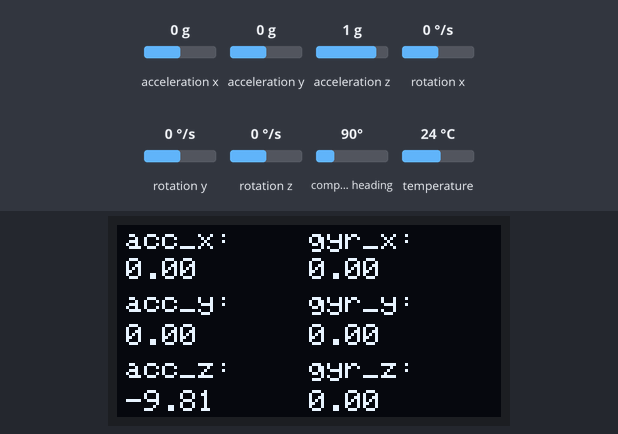
A sketch run on a simulated Arduino Uno, built with avr-gcc and run on an emulated ATmega328P. Parts: 128×64 one-colour display. The test bench sets the inputs (shaded band); at power-on: acceleration x 0 g, acceleration y 0 g, acceleration z 1 g, rotation x 0 °/s, rotation y 0 °/s, rotation z 0 °/s, compass heading 90°, temperature 24 °C. What the sketch prints to the serial monitor is not drawn.

Above: at 1.2 s.
1.3 s: acceleration x set to -1.4 g
At 2.5 s:
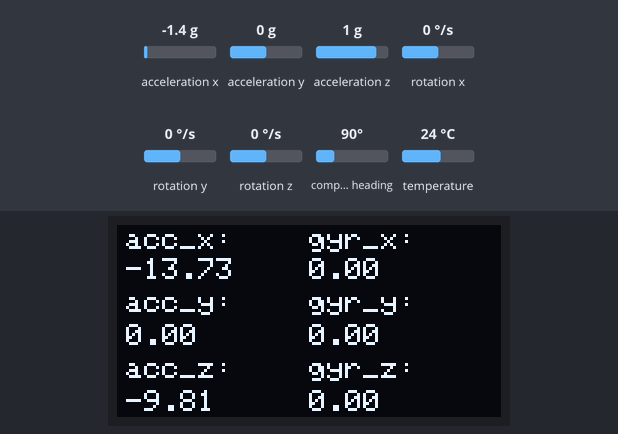
3.1 s: acceleration y set to -1.4 g
At 3.8 s:
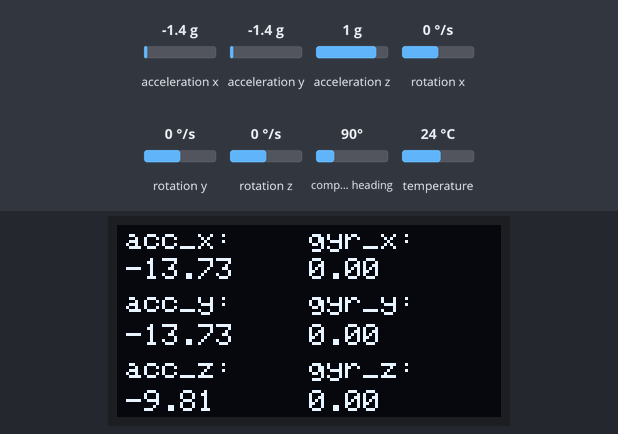
4.6 s: acceleration z set to -1.4 g
At 5.0 s:
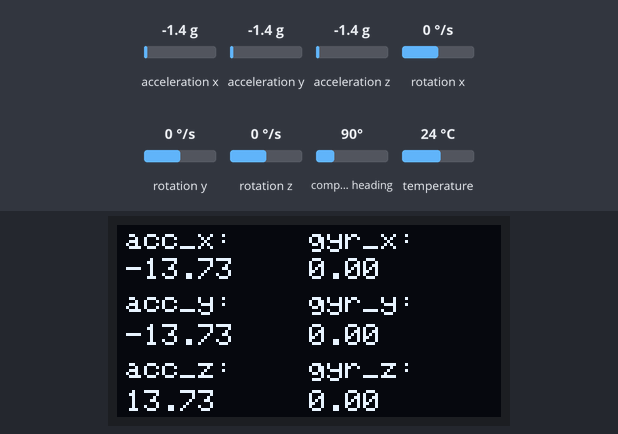
6.2 s: rotation x set to -192 °/s
At 7.2 s:
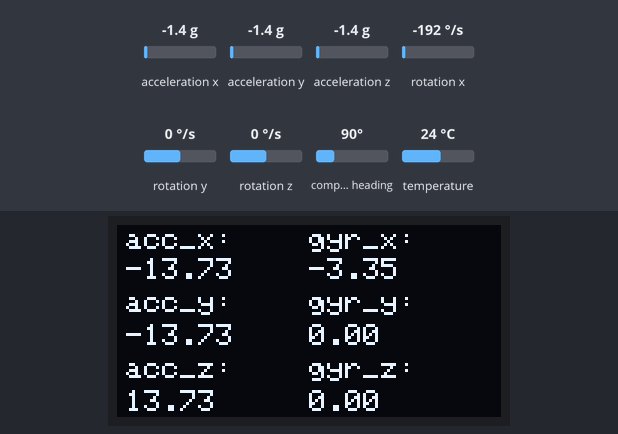
8.1 s: rotation y set to -192 °/s
At 8.5 s:
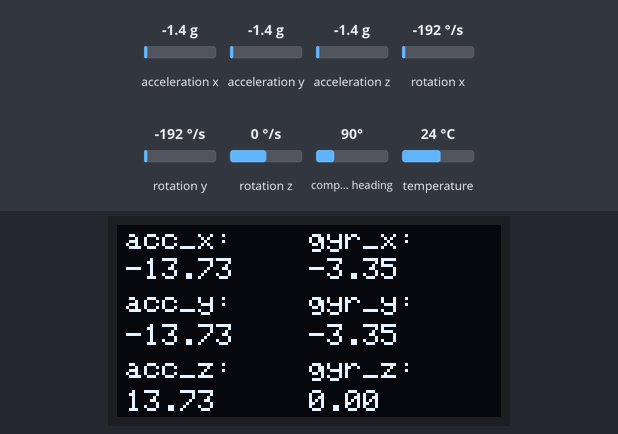
9.6 s: rotation z set to -192 °/s
At 11.0 s:
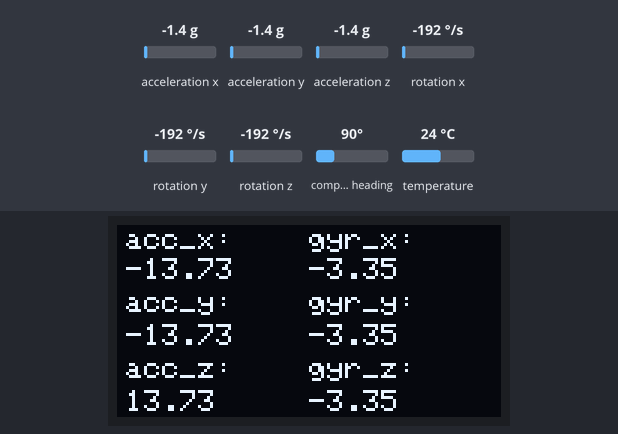
Timing chart, 0 to 12.2 s (numbered marks = the images above; inputs shaded):
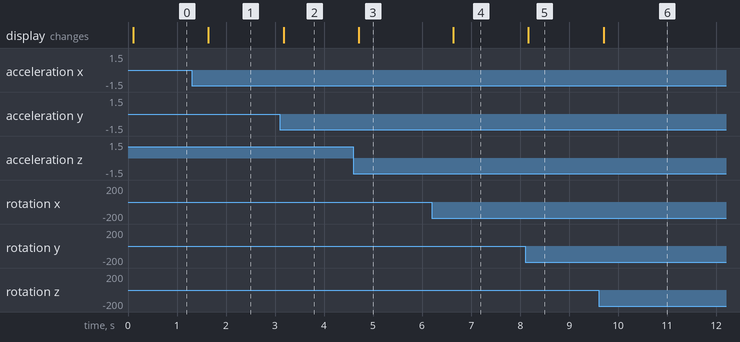

The sketch:

Test1.ino
```cpp
#include "DHT.h"
#include <Wire.h>
#include "MPU9250.h"
#include <Adafruit_GFX.h>
#include <Adafruit_SSD1306.h>

// SSD1306
#define OLED_ADDR 0x3C
Adafruit_SSD1306 display(4);

#if (SSD1306_LCDHEIGHT != 64)
#error("Height incorrect, please fix Adafruit_SSD1306.h!");
#endif

// MPU9250
MPU9250 IMU(Wire,0x68);
int status;

// Other Variable
//double tempature_c = 0.0;
double result[10];
double *getResult;


void setup() {
  // serial to display data
  Serial.begin(115200);
  while(!Serial) {}

  // Init MPU9250
  // start communication with IMU
  status = IMU.begin();
  if (status < 0) {
    Serial.println("IMU initialization unsuccessful");
    Serial.println("Check IMU wiring or try cycling power");
    Serial.print("Status: ");
    Serial.println(status);
    while(1) {}
  }

  // setting the accelerometer full scale range to +/-8G
  IMU.setAccelRange(MPU9250::ACCEL_RANGE_8G);
  // setting the gyroscope full scale range to +/-500 deg/s
  IMU.setGyroRange(MPU9250::GYRO_RANGE_500DPS);
  // setting DLPF bandwidth to 20 Hz
  IMU.setDlpfBandwidth(MPU9250::DLPF_BANDWIDTH_20HZ);
  // setting SRD to 19 for a 50 Hz update rate
  IMU.setSrd(19);

  // initialize and clear display
  display.begin(SSD1306_SWITCHCAPVCC, OLED_ADDR);
  display.clearDisplay();
  display.display();
}

double * getIMUData(double result[]){
  // read the sensor
  IMU.readSensor();

  // display the data
  Serial.print(IMU.getAccelX_mss(),6);
  Serial.print("\t");
  Serial.print(IMU.getAccelY_mss(),6);
  Serial.print("\t");
  Serial.print(IMU.getAccelZ_mss(),6);
  Serial.print("\t");

  Serial.print(IMU.getGyroX_rads(),6);
  Serial.print("\t");
  Serial.print(IMU.getGyroY_rads(),6);
  Serial.print("\t");
  Serial.print(IMU.getGyroZ_rads(),6);
  Serial.print("\t");

  Serial.print(IMU.getMagX_uT(),6);
  Serial.print("\t");
  Serial.print(IMU.getMagY_uT(),6);
  Serial.print("\t");
  Serial.print(IMU.getMagZ_uT(),6);
  Serial.print("\t");

  Serial.println(IMU.getTemperature_C(),6);

  result[0] = IMU.getAccelX_mss();
  result[1] = IMU.getAccelY_mss();
  result[2] = IMU.getAccelZ_mss();
  result[3] = IMU.getGyroX_rads();
  result[4] = IMU.getGyroY_rads();
  result[5] = IMU.getGyroZ_rads();

  return result;
}

void showData(double dataList[]){
//  Serial.println(dataList[0]);
//  Serial.println(dataList[1]);
//  Serial.println(dataList[2]);

  double acc_x = dataList[0];
  double acc_y = dataList[1];
  double acc_z = dataList[2];
  double gyr_x = dataList[3];
  double gyr_y = dataList[4];
  double gyr_z = dataList[5];

  // clear display
  display.clearDisplay();
  // display.display();
  // display a line of text
  display.setTextSize(1);
  display.setTextColor(WHITE);

  // Acc
  display.setCursor(3, 1);
  display.print("acc_x: ");
  display.setCursor(3, 11);
  display.print(acc_x);

  display.setCursor(3, 22);
  display.print("acc_y: ");
  display.setCursor(3, 33);
  display.print(acc_y);

  display.setCursor(3, 44);
  display.print("acc_z: ");
  display.setCursor(3, 55);
  display.print(acc_z);

  // Gyr
  display.setCursor(64, 1);
  display.print("gyr_x: ");
  display.setCursor(64, 11);
  display.print(gyr_x);

  display.setCursor(64, 22);
  display.print("gyr_y: ");
  display.setCursor(64, 33);
  display.print(gyr_y);

  display.setCursor(64, 44);
  display.print("gyr_z: ");
  display.setCursor(64, 55);
  display.print(gyr_z);

  // Save to screen
  display.display();
}

void loop() {
  getResult = getIMUData(result);
  showData(getResult);
  delay(333);
}
```

Measured:
- after the input at 1.3 s, the display: changes after 0.34 s (image 1)
- after the input at 3.1 s, the display: changes after 0.08 s (image 2)
- after the input at 4.6 s, the display: changes after 0.11 s (image 3)
- after the input at 6.2 s, the display: changes after 0.43 s (image 4)
- after the input at 8.1 s, the display: changes after 0.07 s (image 5)
- after the input at 9.6 s, the display: changes after 0.11 s (image 6)
